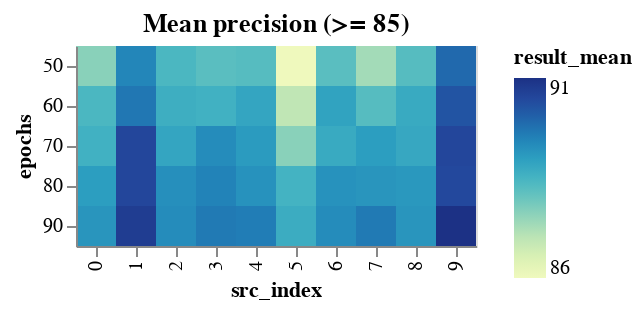

This figure's notebook cell:
### Code cell
range_epoch_results_df = epochs_results_df[
    epochs_results_df.result_mean >= DETAILED_VIEW_TRESHOLD
]

binified_epochs_heatmap(
    f"Mean precision (>= {DETAILED_VIEW_TRESHOLD})", 
    range_epoch_results_df
)

### Figure 1 — Vega-Lite specification as saved in the notebook (floating-point values rounded to 4 significant figures)
{"config": {"view": {"continuousWidth": 400, "continuousHeight": 300}}, "hconcat": [{"mark": "rect", "encoding": {"color": {"type": "quantitative", "field": "result_mean"}, "tooltip": [{"type": "quantitative", "field": "result_mean"}, {"type": "quantitative", "field": "result_std"}, {"type": "quantitative", "field": "neurons"}, {"type": "quantitative", "field": "layers"}, {"type": "quantitative", "field": "epochs"}, {"type": "quantitative", "field": "src_index"}], "x": {"type": "ordinal", "field": "src_index"}, "y": {"type": "ordinal", "field": "epochs"}}, "selection": {"selector004": {"type": "interval", "bind": "scales", "encodings": ["x", "y"]}}, "title": "Mean precision (>= 85)"}], "data": {"name": "data-7d4cf07cad02cb5408873e3059de68af"}, "$schema": "https://vega.github.io/schema/vega-lite/v4.8.1.json", "datasets": {"data-7d4cf07cad02cb5408873e3059de68af": [{"neurons": 6, "layers": 2, "epochs": 90, "learning_rate": 0.0216, "momentum": 0.0503, "result_mean": 88.93, "result_std": 1.053, "src_index": 5}, {"neurons": 8, "layers": 1, "epochs": 70, "learning_rate": 0.0216, "momentum": 0.0503, "result_mean": 89.51, "result_std": 1.115, "src_index": 3}, {"neurons": 10, "layers": 1, "epochs": 70, "learning_rate": 0.0216, "momentum": 0.0503, "result_mean": 89.07, "result_std": 1.078, "src_index": 2}, {"neurons": 11, "layers": 2, "epochs": 70, "learning_rate": 0.0216, "momentum": 0.0503, "result_mean": 90.63, "result_std": 1.24, "src_index": 1}, {"neurons": 9, "layers": 2, "epochs": 90, "learning_rate": 0.0216, "momentum": 0.0503, "result_mean": 89.75, "result_std": 1.167, "src_index": 4}, {"neurons": 11, "layers": 2, "epochs": 80, "learning_rate": 0.0216, "momentum": 0.0503, "result_mean": 90.63, "result_std": 1.267, "src_index": 1}, {"neurons": 5, "layers": 2, "epochs": 60, "learning_rate": 0.0216, "momentum": 0.0503, "result_mean": 88.68, "result_std": 1.126, "src_index": 0}, {"neurons": 6, "layers": 2, "epochs": 80, "learning_rate": 0.0216, "momentum": 0.0503, "result_mean": 88.78, "result_std": 1.147, "src_index": 5}, {"neurons": 11, "layers": 2, "epochs": 60, "learning_rate": 0.0216, "momentum": 0.0503, "result_mean": 89.85, "result_std": 1.274, "src_index": 1}, {"neurons": 11, "layers": 1, "epochs": 80, "learning_rate": 0.0216, "momentum": 0.0503, "result_mean": 89.41, "result_std": 1.236, "src_index": 6}, {"neurons": 10, "layers": 1, "epochs": 60, "learning_rate": 0.0216, "momentum": 0.0503, "result_mean": 88.88, "result_std": 1.234, "src_index": 2}, {"neurons": 8, "layers": 1, "epochs": 60, "learning_rate": 0.0216, "momentum": 0.0503, "result_mean": 88.83, "result_std": 1.231, "src_index": 3}, {"neurons": 8, "layers": 1, "epochs": 50, "learning_rate": 0.0216, "momentum": 0.0503, "result_mean": 88.49, "result_std": 1.219, "src_index": 3}, {"neurons": 9, "layers": 2, "epochs": 60, "learning_rate": 0.0216, "momentum": 0.0503, "result_mean": 89.07, "result_std": 1.287, "src_index": 4}, {"neurons": 5, "layers": 2, "epochs": 90, "learning_rate": 0.0216, "momentum": 0.0503, "result_mean": 89.36, "result_std": 1.317, "src_index": 0}, {"neurons": 11, "layers": 1, "epochs": 90, "learning_rate": 0.0216, "momentum": 0.0503, "result_mean": 89.51, "result_std": 1.344, "src_index": 6}, {"neurons": 10, "layers": 1, "epochs": 50, "learning_rate": 0.0216, "momentum": 0.0503, "result_mean": 88.68, "result_std": 1.263, "src_index": 2}, {"neurons": 8, "layers": 2, "epochs": 70, "learning_rate": 0.0216, "momentum": 0.0503, "result_mean": 89.22, "result_std": 1.319, "src_index": 7}, {"neurons": 11, "layers": 1, "epochs": 50, "learning_rate": 0.0216, "momentum": 0.0503, "result_mean": 88.49, "result_std": 1.255, "src_index": 6}, {"neurons": 8, "layers": 2, "epochs": 90, "learning_rate": 0.0216, "momentum": 0.0503, "result_mean": 89.8, "result_std": 1.393, "src_index": 7}, {"neurons": 8, "layers": 1, "epochs": 90, "learning_rate": 0.0216, "momentum": 0.0503, "result_mean": 89.8, "result_std": 1.451, "src_index": 3}, {"neurons": 12, "layers": 2, "epochs": 90, "learning_rate": 0.0216, "momentum": 0.0503, "result_mean": 91.06, "result_std": 1.594, "src_index": 9}, {"neurons": 6, "layers": 2, "epochs": 70, "learning_rate": 0.0216, "momentum": 0.0503, "result_mean": 87.96, "result_std": 1.285, "src_index": 5}, {"neurons": 10, "layers": 1, "epochs": 90, "learning_rate": 0.0216, "momentum": 0.0503, "result_mean": 89.51, "result_std": 1.445, "src_index": 2}, {"neurons": 8, "layers": 1, "epochs": 80, "learning_rate": 0.0216, "momentum": 0.0503, "result_mean": 89.66, "result_std": 1.472, "src_index": 3}, {"neurons": 5, "layers": 2, "epochs": 70, "learning_rate": 0.0216, "momentum": 0.0503, "result_mean": 88.83, "result_std": 1.4, "src_index": 0}, {"neurons": 6, "layers": 2, "epochs": 60, "learning_rate": 0.0216, "momentum": 0.0503, "result_mean": 87.32, "result_std": 1.255, "src_index": 5}, {"neurons": 9, "layers": 2, "epochs": 50, "learning_rate": 0.0216, "momentum": 0.0503, "result_mean": 88.54, "result_std": 1.38, "src_index": 4}, {"neurons": 5, "layers": 2, "epochs": 80, "learning_rate": 0.0216, "momentum": 0.0503, "result_mean": 89.22, "result_std": 1.463, "src_index": 0}, {"neurons": 11, "layers": 1, "epochs": 70, "learning_rate": 0.0216, "momentum": 0.0503, "result_mean": 88.98, "result_std": 1.454, "src_index": 6}, {"neurons": 11, "layers": 1, "epochs": 60, "learning_rate": 0.0216, "momentum": 0.0503, "result_mean": 89.12, "result_std": 1.476, "src_index": 6}, {"neurons": 10, "layers": 1, "epochs": 80, "learning_rate": 0.0216, "momentum": 0.0503, "result_mean": 89.46, "result_std": 1.518, "src_index": 2}, {"neurons": 9, "layers": 1, "epochs": 80, "learning_rate": 0.0216, "momentum": 0.0503, "result_mean": 89.32, "result_std": 1.537, "src_index": 8}, {"neurons": 8, "layers": 2, "epochs": 60, "learning_rate": 0.0216, "momentum": 0.0503, "result_mean": 88.54, "result_std": 1.461, "src_index": 7}, {"neurons": 12, "layers": 2, "epochs": 80, "learning_rate": 0.0216, "momentum": 0.0503, "result_mean": 90.58, "result_std": 1.665, "src_index": 9}, {"neurons": 11, "layers": 2, "epochs": 50, "learning_rate": 0.0216, "momentum": 0.0503, "result_mean": 89.61, "result_std": 1.57, "src_index": 1}, {"neurons": 9, "layers": 1, "epochs": 60, "learning_rate": 0.0216, "momentum": 0.0503, "result_mean": 88.98, "result_std": 1.518, "src_index": 8}, {"neurons": 12, "layers": 2, "epochs": 60, "learning_rate": 0.0216, "momentum": 0.0503, "result_mean": 90.38, "result_std": 1.659, "src_index": 9}, {"neurons": 6, "layers": 2, "epochs": 50, "learning_rate": 0.0216, "momentum": 0.0503, "result_mean": 86.45, "result_std": 1.276, "src_index": 5}, {"neurons": 11, "layers": 2, "epochs": 90, "learning_rate": 0.0216, "momentum": 0.0503, "result_mean": 90.82, "result_std": 1.728, "src_index": 1}, {"neurons": 9, "layers": 2, "epochs": 70, "learning_rate": 0.0216, "momentum": 0.0503, "result_mean": 89.27, "result_std": 1.585, "src_index": 4}, {"neurons": 8, "layers": 2, "epochs": 80, "learning_rate": 0.0216, "momentum": 0.0503, "result_mean": 89.36, "result_std": 1.614, "src_index": 7}, {"neurons": 12, "layers": 2, "epochs": 70, "learning_rate": 0.0216, "momentum": 0.0503, "result_mean": 90.63, "result_std": 1.743, "src_index": 9}, {"neurons": 9, "layers": 1, "epochs": 70, "learning_rate": 0.0216, "momentum": 0.0503, "result_mean": 89.02, "result_std": 1.6, "src_index": 8}, {"neurons": 9, "layers": 2, "epochs": 80, "learning_rate": 0.0216, "momentum": 0.0503, "result_mean": 89.41, "result_std": 1.68, "src_index": 4}, {"neurons": 8, "layers": 2, "epochs": 50, "learning_rate": 0.0216, "momentum": 0.0503, "result_mean": 87.67, "result_std": 1.531, "src_index": 7}, {"neurons": 12, "layers": 2, "epochs": 50, "learning_rate": 0.0216, "momentum": 0.0503, "result_mean": 90.05, "result_std": 1.792, "src_index": 9}, {"neurons": 9, "layers": 1, "epochs": 50, "learning_rate": 0.0216, "momentum": 0.0503, "result_mean": 88.54, "result_std": 1.692, "src_index": 8}, {"neurons": 5, "layers": 2, "epochs": 50, "learning_rate": 0.0216, "momentum": 0.0503, "result_mean": 87.96, "result_std": 1.686, "src_index": 0}, {"neurons": 9, "layers": 1, "epochs": 90, "learning_rate": 0.0216, "momentum": 0.0503, "result_mean": 89.37, "result_std": 1.933, "src_index": 8}]}}
